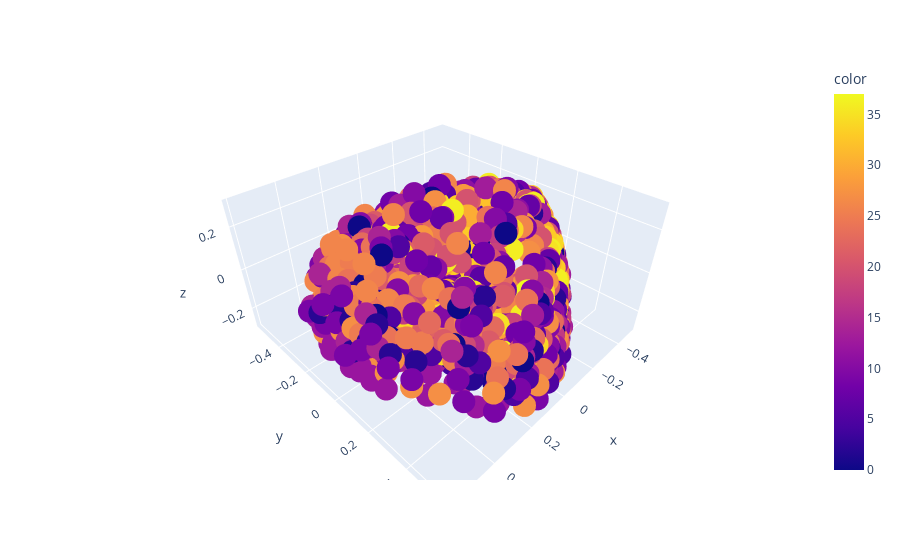

The cell this chart's notebook holds for it:
### Code cell
fig = px.scatter_3d(x=X_kPCA[idx_or, 0], y=X_kPCA[idx_or, 1], z=X_kPCA[idx_or, 2], color=y[idx_or])
fig.show()

### Figure 1 — Plotly figure (JSON) as saved in the notebook; plotly's stock layout.template omitted (floating-point values rounded to 4 significant figures; data arrays with more than 128 entries replaced by an {"elided": "..."} marker saying what was removed)
{"data": [{"hovertemplate": "x=%{x}<br>y=%{y}<br>z=%{z}<br>color=%{marker.color}<extra></extra>", "legendgroup": "", "marker": {"color": {"elided": "2414 int values"}, "coloraxis": "coloraxis", "symbol": "circle"}, "mode": "markers", "name": "", "scene": "scene", "showlegend": false, "type": "scatter3d", "x": {"elided": "2414 float values"}, "y": {"elided": "2414 float values"}, "z": {"elided": "2414 float values"}}], "layout": {"coloraxis": {"colorbar": {"title": {"text": "color"}}, "colorscale": [[0, "#0d0887"], [0.1111, "#46039f"], [0.2222, "#7201a8"], [0.3333, "#9c179e"], [0.4444, "#bd3786"], [0.5556, "#d8576b"], [0.6667, "#ed7953"], [0.7778, "#fb9f3a"], [0.8889, "#fdca26"], [1, "#f0f921"]]}, "legend": {"tracegroupgap": 0}, "margin": {"t": 60}, "scene": {"domain": {"x": [0, 1], "y": [0, 1]}, "xaxis": {"title": {"text": "x"}}, "yaxis": {"title": {"text": "y"}}, "zaxis": {"title": {"text": "z"}}}}}
